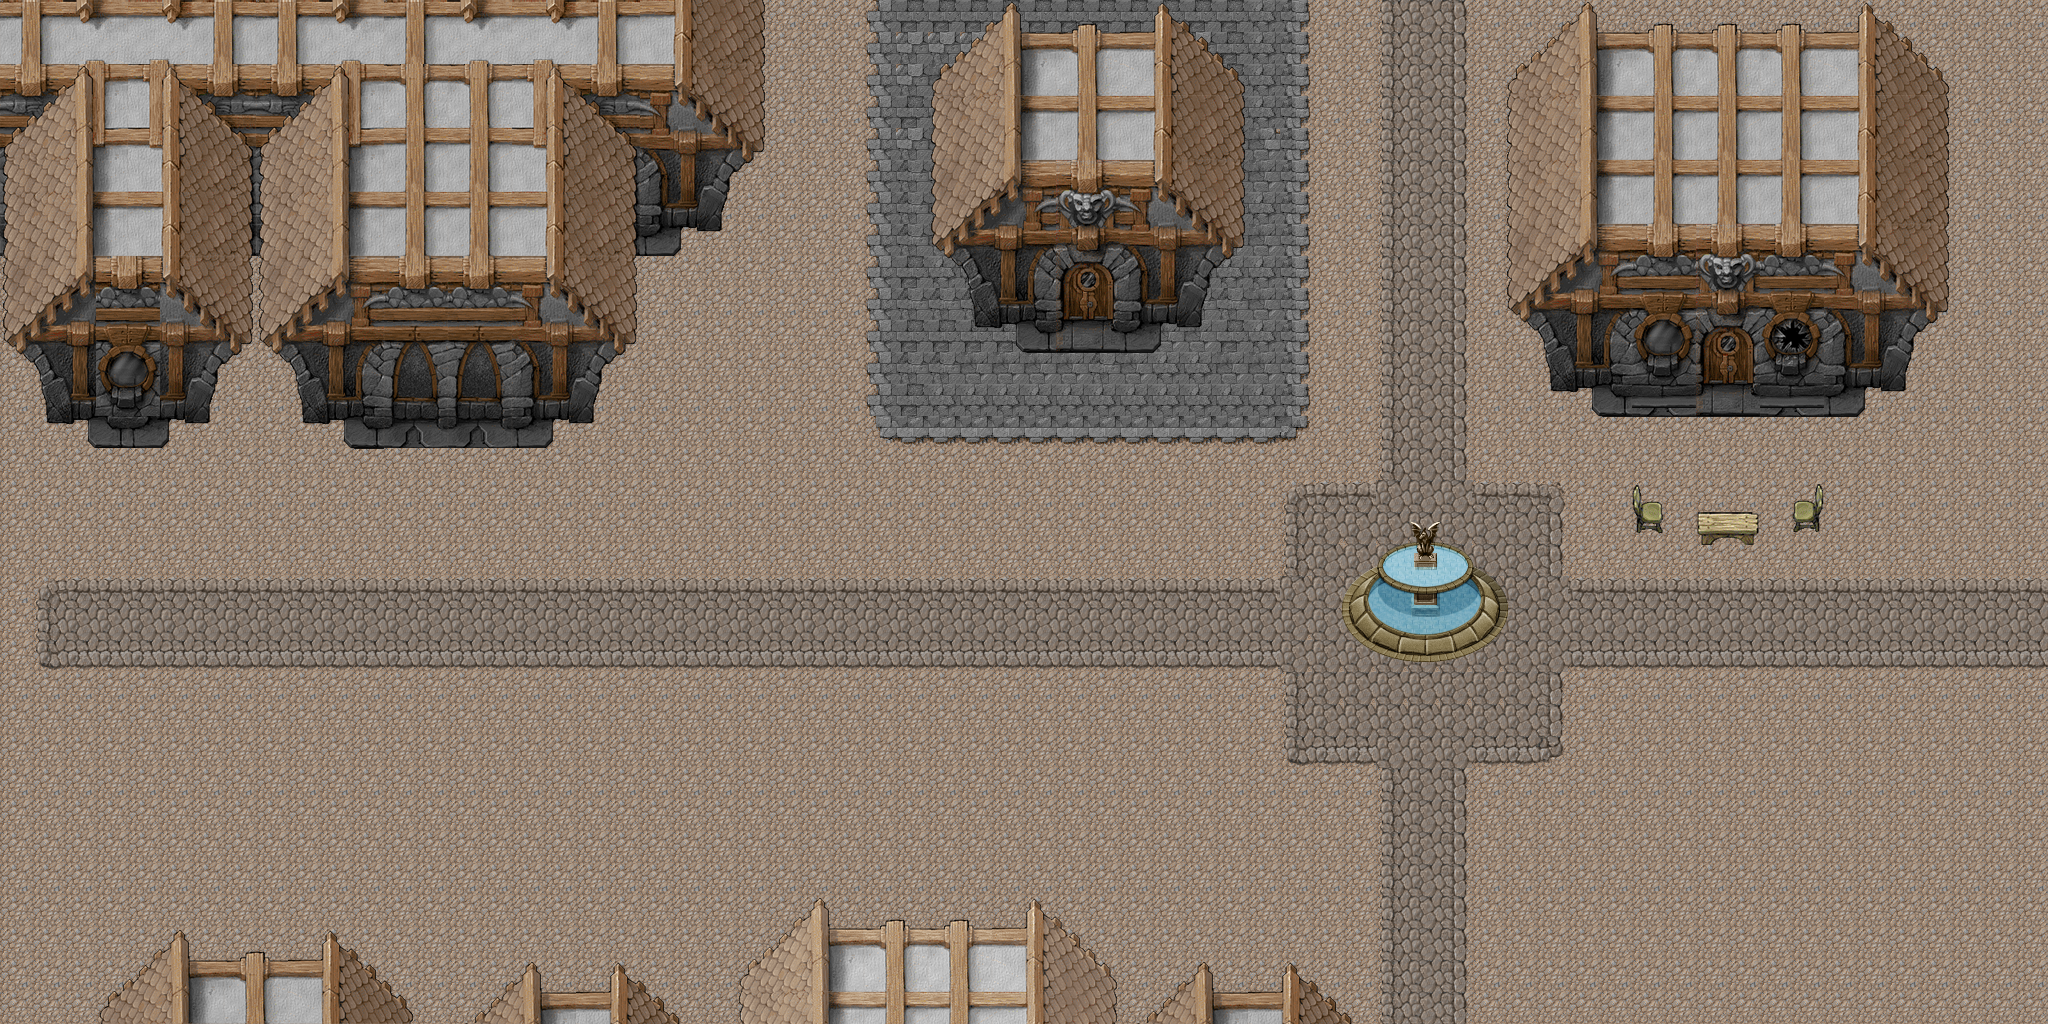

This game map was drawn from its Tiled (.tmx) file and the tilesets committed beside it. A one-line description and the trimmed map source follow:
An orthogonal 64x32 tile map with 32x32 px tiles, 8 tile layers (ground, town up, door1, door2, ...), 1 hidden layer not drawn, 13 tilesets and 33 objects (Circle, naruto_start, master_start, master_stop1, master_stop2, ...).

<map version="1.0" orientation="orthogonal" renderorder="right-down" width="64" height="32" tilewidth="32" tileheight="32" nextobjectid="69">
 <tileset firstgid="1" name="tilesheet" tilewidth="32" tileheight="32">
  <image source="Tiles/tilesheet.png" width="512" height="512" />
 </tileset>
 <tileset firstgid="257" name="TOWNTOP" tilewidth="32" tileheight="32">
  <image source="Tiles/TOWNTOP.png" width="512" height="384" />
 </tileset>
 <tileset firstgid="449" name="TOWNBOT" tilewidth="32" tileheight="32">
  <image source="Tiles/TOWNBOT.png" width="512" height="384" />
 </tileset>
 <tileset firstgid="641" name="TOWNBOT2" tilewidth="32" tileheight="32">
  <image source="Tiles/TOWNBOT2.png" width="512" height="384" />
 </tileset>
 <tileset firstgid="833" name="TOWNJNT" tilewidth="32" tileheight="32">
  <image source="Tiles/TOWNJNT.png" width="512" height="384" />
 </tileset>
 <tileset firstgid="1025" name="TOWNJNT2" tilewidth="32" tileheight="32">
  <image source="Tiles/TOWNJNT2.png" width="512" height="384" />
 </tileset>
 <tileset firstgid="1217" name="VILINT" tilewidth="32" tileheight="32">
  <image source="Tiles/VILINT.png" width="512" height="384" />
 </tileset>
 <tileset firstgid="1409" name="VILFLR" tilewidth="32" tileheight="32">
  <image source="Tiles/VILFLR.png" width="512" height="384" />
 </tileset>
 <tileset firstgid="1601" name="FENCE" tilewidth="32" tileheight="32">
  <image source="Tiles/FENCE.png" width="512" height="384" />
 </tileset>
 <tileset firstgid="1793" name="TOWNDOOR" tilewidth="32" tileheight="32">
  <image source="Tiles/TOWNDOOR.png" width="512" height="384" />
 </tileset>
 <tileset firstgid="1985" name="fountain1" tilewidth="32" tileheight="32">
  <image source="Tiles/fountain1.png" width="232" height="160" />
 </tileset>
 <tileset firstgid="2020" name="TOWNWIN" tilewidth="32" tileheight="32">
  <image source="Tiles/TOWNWIN.png" width="512" height="384" />
 </tileset>
 <tileset firstgid="2212" name="bench" tilewidth="32" tileheight="32">
  <image source="Tiles/bench.png" width="512" height="384" />
 </tileset>
 <layer name="bornaapp_path" width="64" height="32" visible="0">
  <data>[2048 cells, 351 non-empty, 1 distinct tile ids]</data>
 </layer>
 <layer name="ground" width="64" height="32">
  <data>[2048 cells, 2048 non-empty, 27 distinct tile ids]</data>
 </layer>
 <layer name="town up" width="64" height="32">
  <data>[2048 cells, 632 non-empty, 184 distinct tile ids]</data>
 </layer>
 <layer name="door1" width="64" height="32">
  <data>[2048 cells, 24 non-empty, 12 distinct tile ids]</data>
 </layer>
 <layer name="door2" width="64" height="32">
  <data>[2048 cells, 8 non-empty, 8 distinct tile ids]</data>
 </layer>
 <layer name="door3 &amp; windows" width="64" height="32">
  <data>[2048 cells, 40 non-empty, 24 distinct tile ids]</data>
 </layer>
 <layer name="fountain" width="64" height="32">
  <data>[2048 cells, 35 non-empty, 35 distinct tile ids]</data>
 </layer>
 <layer name="town down" width="64" height="32">
  <data>[2048 cells, 110 non-empty, 70 distinct tile ids]</data>
 </layer>
 <layer name="dec1" width="64" height="32">
  <data>[2048 cells, 8 non-empty, 8 distinct tile ids]</data>
 </layer>
 <objectgroup color="#ff0000" name="bornaapp_collision">
  <object id="24" x="632" y="12" width="112" height="244" />
  <object id="25" x="944" y="12" width="102" height="284" />
  <object id="27" x="1056" y="12" width="60" height="160" />
  <object id="28" x="1126" y="8" width="94" height="290" />
  <object id="29" x="1532" y="24" width="152" height="340" />
  <object id="30" x="1692" y="36" width="66" height="132" />
  <object id="31" x="1766" y="32" width="130" height="334" />
  <object id="32" x="1652" y="488" width="148" height="40" />
  <object id="34" x="140" y="944" width="624" height="68" />
  <object id="35" x="780" y="908" width="328" height="100" />
  <object id="36" x="1132" y="972" width="192" height="32" />
  <object id="37" x="8" y="12" width="600" height="380" />
  <object id="56" type="Circle" x="1351" y="522" width="144" height="144">
   <ellipse />
  </object>
 </objectgroup>
 <objectgroup color="#ffff7f" name="bornaapp_checkpoints">
  <object id="1" name="naruto_start" x="1006.06" y="627.273" />
  <object id="3" name="master_start" x="1915.15" y="903.03" />
  <object id="4" name="master_stop1" x="1083.88" y="381.091" />
  <object id="6" name="master_stop2" x="127.15" y="479.636" />
  <object id="7" name="master_stop3" x="480.485" y="480.242" />
  <object id="39" name="boy_stop1" x="444" y="840" />
  <object id="40" name="boy_stop2" x="1844" y="600" />
  <object id="41" name="girl_stop1" x="848" y="84" />
  <object id="42" name="girl_stop2" x="1224" y="928" />
  <object id="43" name="girl_stop3" x="1584" y="492" />
  <object id="44" name="bird1_stop1" x="1420" y="467" />
  <object id="46" name="bird2_stop1" x="48" y="952" />
  <object id="67" name="naruto_211" x="1087" y="525" />
  <object id="68" name="naruto_212" x="1880" y="507" />
 </objectgroup>
 <objectgroup color="#ffaa00" name="bornaapp_particles">
  <object id="65" name="WATERFOUNTAIN" type="WaterFountain.prc" x="1424.24" y="551.515">
   <ellipse />
  </object>
 </objectgroup>
 <objectgroup color="#55aaff" name="bornaapp_portals">
  <object id="50" name="restaurant" x="1696" y="320" width="60" height="72" />
  <object id="52" name="L11" x="1382" y="2" width="78" height="36" />
  <object id="53" name="L22" x="1994" y="568" width="48" height="104" />
  <object id="54" name="L31" x="1380" y="992" width="96" height="34" />
  <object id="57" name="shop" x="1066" y="264" width="46" height="64">
   <ellipse />
  </object>
 </objectgroup>
</map>
